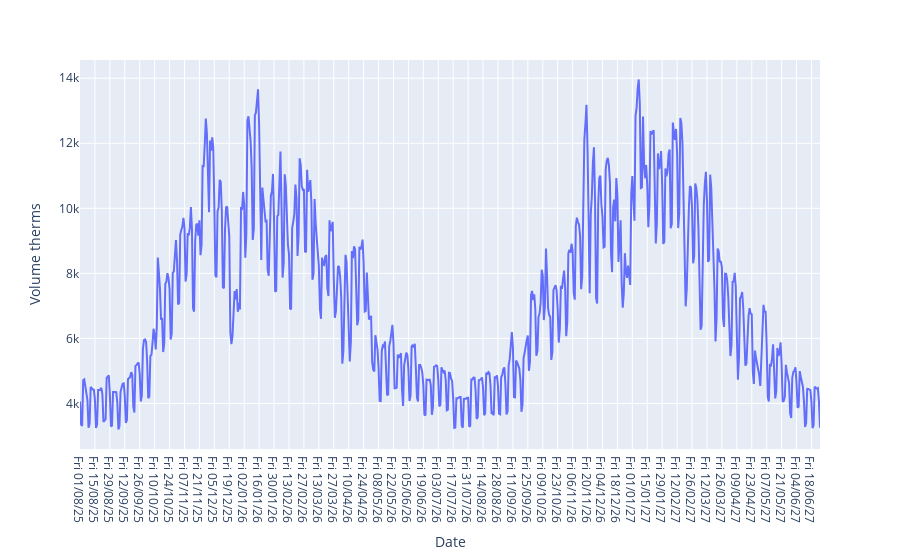

Write notebook code for a chart like this one.
### Markdown cell above
Now do the same for the gas_volume data frame:

### Code cell
fig = px.line(gas_vol,x="Date", y="Volume therms")
fig.show()

### Figure 1 — Plotly figure (JSON) as saved in the notebook; plotly's stock layout.template omitted (floating-point values rounded to 4 significant figures; data arrays with more than 128 entries replaced by an {"elided": "..."} marker saying what was removed)
{"data": [{"hovertemplate": "Date=%{x}<br>Volume therms=%{y}<extra></extra>", "legendgroup": "", "line": {"color": "#636efa", "dash": "solid"}, "marker": {"symbol": "circle"}, "mode": "lines", "name": "", "orientation": "v", "showlegend": false, "type": "scatter", "x": {"elided": "695 str values"}, "xaxis": "x", "y": {"elided": "695 float values"}, "yaxis": "y"}], "layout": {"autosize": true, "legend": {"tracegroupgap": 0}, "margin": {"t": 60}, "xaxis": {"anchor": "y", "autorange": true, "domain": [0, 1], "range": [0, 694], "showspikes": false, "title": {"text": "Date"}, "type": "category"}, "yaxis": {"anchor": "x", "autorange": true, "domain": [0, 1], "range": [2600.0, 14560.0], "showspikes": false, "title": {"text": "Volume therms"}, "type": "linear"}}}
